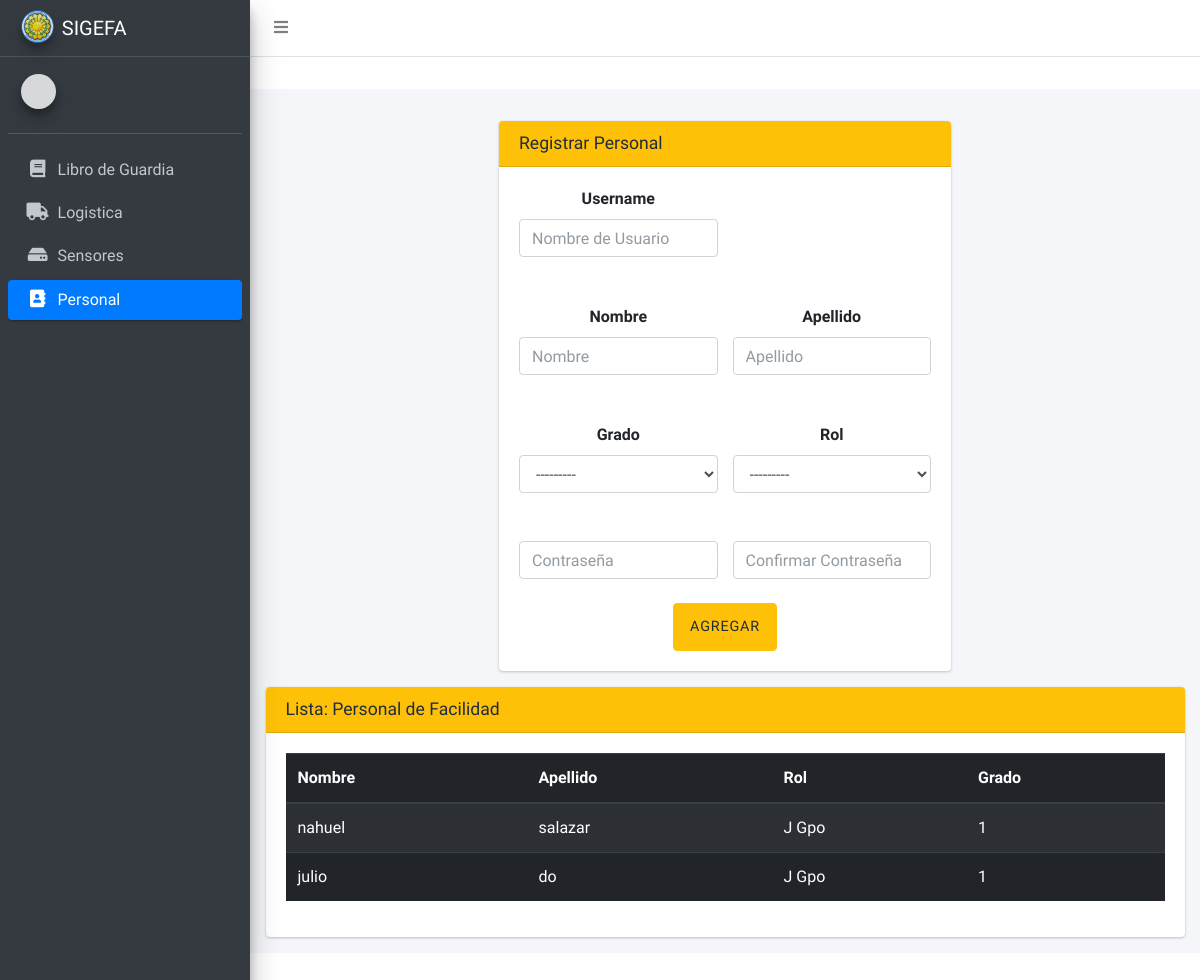
The page /facilidad/1/personal/ on the database its author committed.
### apps/users/models.py (models this page shows, shortened)
class Operador(AbstractUser):
   grado = models.CharField(max_length=1, blank=True, null=True, choices=OPERADOR_GRADO)
   facilidad = models.ForeignKey(Facilidad, blank=True, null=True, on_delete=models.CASCADE, related_name='operadores_en_facilidad')
   turno = models.ForeignKey(Turno, blank=True, null=True, on_delete=models.CASCADE, related_name='operadores_en_turno')
   rol =  models.ForeignKey(Group, on_delete=models.CASCADE, null=True, blank=True, related_name='personal')

### apps/users/views.py (the view, shortened to what this page needs)
# urls.py: path('facilidad/<int:pk>/personal/', RegistrarPersonal.as_view(), name='personal_section'),
class RegistrarPersonal(View):
   template_name = 'personal_section.html'
   facilidad = None
   def dispatch(self, request, pk, *args, **kwargs):
      self.facilidad = get_object_or_404(Facilidad, pk=pk)
      return super(RegistrarPersonal, self).dispatch(self.request, pk)
   def get(self, request, pk, *args, **kwargs):
      ctx = {
         'section': 'Personal',
         'facilidad_id': self.facilidad.id,
         'form': CustomUserCreationForm(),
         'personal_list': self.facilidad.operadores_en_facilidad.all()
      }
      return render(self.request, self.template_name, ctx)

### apps/users/forms.py
class CustomUserCreationForm(UserCreationForm):
   def __init__(self, *args, **kwargs):
      super().__init__(*args, **kwargs)
      for form in self.visible_fields():
         form.field.widget.attrs['class'] = 'form-control'
      self.fields['grado'].required = True
      self.fields['rol'].required = True
      self.fields['first_name'].required = True
      self.fields['last_name'].required = True
   class Meta:
      model = User
      fields = (
         'username',
         'first_name',
         'last_name',
         'grado',
         'rol',
      )

### apps/users/templates/personal_section.html (shortened to what this page needs)
{% extends 'base.html' %}
{% load static %}
{% block content %}
   {% include 'navbar.html' %}
   {% include 'sidebar.html' %}
   <body class="hold-transition sidebar-mini layout-fixed">
      <div class="wrapper dashboard-wrapper">
         <div class="content-wrapper" style="padding-top: 2rem; margin-bottom: 9rem;">
            <section class="content">
               <div class="container-fluid">
                  <div class="row" style="justify-content: center;">
                     <div class="col-lg-6">
                        <div class="card card-warning">
                           <div class="card-header">
                              <h3 class="card-title">Registrar Personal</h3>
                           </div>
                                 <div class="card-body">
                                    <form style="text-align: center;" action="." method="POST" id="PersonalForm">
                                       <div class="row">
                                          <div class="col-md-6 mb-5">
                                             <label for="username">Username</label>
                                             <input type="username" name="username" class="form-control" id="id_username" placeholder="Nombre de Usuario">
                                          </div>
                                       </div>
                                       <div class="row">
                                          <div class="col-md-6 mb-5">
                                             <label for="first_name">Nombre</label>
                                             <input type="text" name="first_name" class="form-control" required id="id_first_name" placeholder="Nombre">
                                          </div>
                                          <div class="col-md-6 mb-5">
                                             <label for="last_name">Apellido</label>
                                             <input type="text" name="last_name" class="form-control" required id="id_last_name" placeholder="Apellido">
                                          </div>
                                       </div>
                                       <div class="row">
                                          <div class="col-md-6 mb-5">
                                             <label for="id_grado">Grado</label>
                                             {{ form.grado }}
                                          </div>
                                          <div class="col-md-6 mb-5">
                                             <label for="id_rol">Rol</label>
                                             {{ form.rol }}
                                          </div>
                                       </div>
                                       <div class="row">
                                          <div class="col-md-6 mb-2">
                                             <input type="password" name="password1" class="form-control" id="id_password1" placeholder="Contraseña">
                                          </div>
                                          <div class="col-md-6 mb-2">
                                             <input type="password" name="password2" class="form-control" id="id_password2" placeholder="Confirmar Contraseña">
                                          </div>
                                       </div>
                                       <div class="mt-3" id="add-personal-button-div">
                                          <button class="btn btn-warning btn-login text-uppercase fw-bold add-personal-button" type="submit">Agregar</button>
                                       </div>
                                    </form>
                                 </div>
                        </div>
                     </div>
                  </div>
                  <div class="row user-table">
                     <div class="col-lg-12">
                        <div class="card card-warning">
                           <div class="card-header">
                              <h3 class="card-title">Lista: Personal de Facilidad</h3>
                           </div>
                                 <div class="card-body">
                                    <div class="table-responsive">
                                       <table class="table table-striped table-dark" id="PersonalTable">
                                       <thead>
                                         <tr>
                                           <th scope="col">Nombre</th>
                                           <th scope="col">Apellido</th>
                                           <th scope="col">Rol</th>
                                           <th scope="col">Grado</th>
                                         </tr>
                                       </thead>
                                       <tbody>
                                          {% include 'personal_list.html' %}
                                       </tbody>
                                     </table>
                                    </div>
                                 </div>
                        </div>
                     </div>
                  </div>
               </div>
            </section>
         </div>
      </div>
   </body>
{% endblock content %}

### apps/users/templates/personal_list.html
{% for personal in personal_list %}
   <tr>
      <td>{{ personal.first_name }}</td>
      <td>{{ personal.last_name }}</td>
      <td>{{ personal.rol }}</td>
      <td>{{ personal.grado }}</td>
   </tr>
{% empty %}
   <tr>
      <td colspan="7" class="text-center bg-secundary">Ningun Personal añadido</td>
   </tr>
{% endfor %}

### static/css/main.css (style rules this page uses)
.btn-login { font-size: 0.9rem; letter-spacing: 0.05rem; padding: 0.75rem 1rem; }
.dashboard-wrapper { margin-top: 2rem !important; }

### rows shown on the page
Operador: first_name "nahuel", last_name "salazar", rol "J Gpo", grado "1"
Operador: first_name "julio", last_name "do", rol "J Gpo", grado "1"
